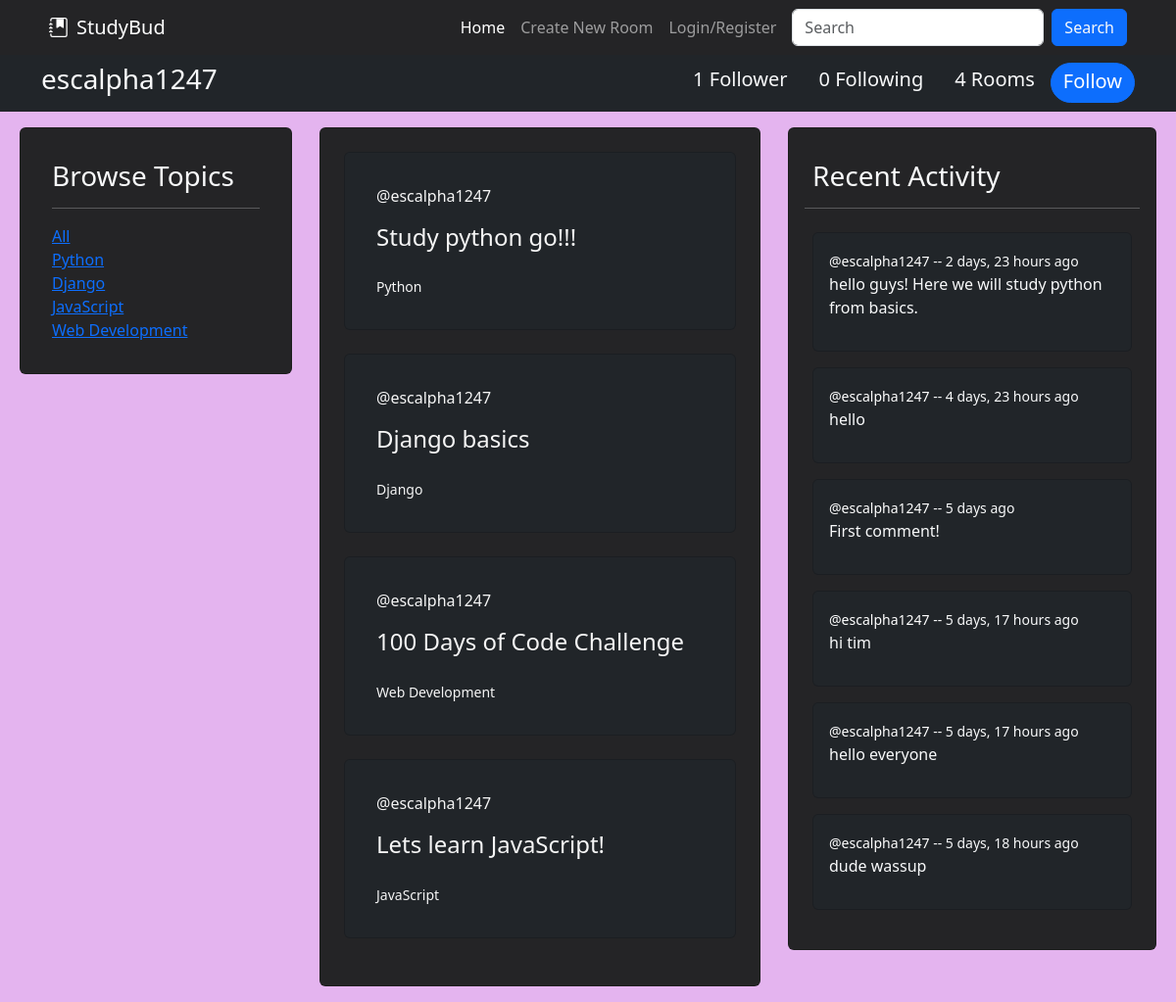
Page /profile/1/ on the committed database.
### base/models.py (models this page shows, shortened)
class Topic(models.Model):
    name = models.CharField(max_length=200)

class Room(models.Model):
    host = models.ForeignKey(User, on_delete=models.SET_NULL, null=True)
    topic = models.ForeignKey(Topic, on_delete=models.SET_NULL, null=True)
    name = models.CharField(max_length=200)
    description = models.TextField(null=True, blank=True) # Null is allowed, by default is false!
    participants = models.ManyToManyField(User, related_name='participants', blank=True)
    updated = models.DateTimeField(auto_now=True) # takes snapshot everytime its saved
    created = models.DateTimeField(auto_now_add=True) # only takes snapshot when saved first time
    class Meta:
        ordering = ['-updated', '-created'] # '-' sign makes newer one come at top

class Message(models.Model):
    user = models.ForeignKey(User, on_delete=models.CASCADE)
    room = models.ForeignKey(Room, on_delete=models.CASCADE) # This will delete all messages in a room after the room is deleted.
    body = models.TextField() # required
    updated = models.DateTimeField(auto_now=True) # takes snapshot everytime its saved
    created = models.DateTimeField(auto_now_add=True) # only takes snapshot when saved first time
    class Meta:
        ordering = ['-updated', '-created']
    def __str__(self):
        return self.body[0:50] # we want only first 50 messages for preview

### base/views.py (the view)
# urls.py: path('profile/<str:pk>/', views.userProfile, name="profile"),
def userProfile(request, pk):
    q = request.GET.get('q') if request.GET.get('q') != None else ''
    user = User.objects.get(id=pk)
    follower = request.user.username
    topics = Topic.objects.all()
    rooms = user.room_set.filter(
        Q(name__icontains=q),
    )[:6]
    room_messages = user.message_set.filter(
        Q(body__icontains=q),
        Q(room__name__icontains=q),
    )[:6]
    if FollowersCount.objects.filter(follower=follower, user=user.username).first():
        button_text = "Unfollow"
    else:
        button_text = "Follow"
    user_followers = len(FollowersCount.objects.filter(user=user.username))
    user_following = len(FollowersCount.objects.filter(follower=user.username))
    user_rooms = len(Room.objects.filter(host=user.id))
    context = {'user':user, 'topics':topics, 'rooms':rooms, 'room_messages':room_messages, 'button_text':button_text, 'user_rooms':user_rooms, 'user_followers':user_followers, 'user_following':user_following}
    return render(request, 'base/user.html', context)

### base/templates/base/user.html (shortened to what this page needs)
{% extends 'main.html' %}
{% load static %}
{% block content %}
{% if rq == "account" %}
<div class="container-fluid px-0">
    <nav class="navbar navbar-expand-lg navbar-dark bg-dark text-light">
        <div class="container">
            <h3>{{ user.username }}</h3>
            <button class="navbar-toggler" data-bs-toggle="collapse" data-bs-target="#navmenu">
                <span class="navbar-toggler-icon"></span>
            </button>
            <div class="collapse navbar-collapse" id="navmenu">
                <ul class="navbar-nav ms-auto">
                    <li class="nav-item px-3"><h5>Followers</h5></li>
                    <li class="nav-item px-3"><h5>Following</h5></li>
                    <li class="nav-item px-3"><h5>Posts</h5></li>
                </ul>
            </div>
        </div>
    </nav>
    <div class="container-fluid px-4 py-0">
        <div class="row px-3">
            <div class="col-3 p-2">
                <div class="card py-2">
                    <div class="card-body">
                        <h3 class="card-title">Following</h3>
                        <hr>
                    </div>
                </div>
            </div>
            <div class="col-5 p-2">
                <div class="card py-2">
                    <div class="card-body">
                        <h3 class="card-title">For You</h3>
                        <hr>
                    </div>
                </div>
            </div>
            <div class="col-4 p-2">
                <div class="card py-2">
                    <div class="card-body">
                        <h3 class="card-title">Recent Posts</h3>
                        <hr>
                    </div>
                </div>
            </div>
        </div>
    </div>
</div>
{%else%}
<div class="container-fluid px-0">
    <nav class="navbar navbar-expand-lg navbar-dark bg-dark text-light">
        <div class="container">
            <h3>{{ user.username }}</h3>
            <div class="collapse navbar-collapse" id="navmenu">
                <ul class="navbar-nav ms-auto">
                    {% if user_followers == 1 %}
                    <li class="nav-item px-3"style="margin: auto;"><h5>{{user_followers}} Follower</h5></li>
                    {%else%}
                    <li class="nav-item px-3"style="margin: auto;"><h5>{{user_followers}} Followers</h5></li>
                    {% endif %}
                    <li class="nav-item px-3"style="margin: auto;"><h5>{{user_following}} Following</h5></li>
                    <li class="nav-item px-3" style="margin: auto;"><h5>{{user_rooms}} Rooms</h5></li>
                    {% if request.user.username == user.username %}
                    <button class="btn btn-outline-primary rounded-pill" style="padding-bottom:1px;"><h5>Settings</h5></button>
                    {% else %}
                    <form action="{% url 'follow' user.id %}" method="POST">
                        <button type="submit" class="btn btn-primary rounded-pill" style="padding-bottom:1px;"><h5>{{button_text}}</h5></button>
                    </form>
                    {% endif %}
                </ul>
            </div>
        </div>
    </nav>
    <div class="container-fluid px-4 py-0">
        <div class="row py-2">
            <div class="col-3 p-2">
                {% include 'base/topics_comp.html' %}
            </div>
            <div class="col-5 p-2">
                <div class="container">
                    <div class="card py-4" style="background-color: #242426">
                        {% include 'base/feed_comp.html' %}
                    </div>
                </div>
            </div>
            <div class="col-4 p-2">
                {% include 'base/activity_comp.html' %}
            </div>
        </div>
    </div>
</div>
{%endif%}
{% endblock content %}

### base/templates/base/topics_comp.html
<div class="container px-0 pb-4">
    <div class="card container text-light p-3" style="background-color: #242426;width: 1fr;">
        <div class="card-body">
            <h3 class="card-title">Browse Topics</h3>
            <hr />
            <div class="card-link">
                <a href="?q=">All</a>
            </div>
            {% for topic in topics %}
            <div class="card-link ms-auto">
                <a href="?q={{topic.name}}">{{ topic.name }}</a>
            </div>
            {% endfor %}
        </div>
    </div>
</div>

### base/templates/base/feed_comp.html (shortened to what this page needs)
<div class="row px-4">
    {% for room in rooms %}
    <div class="container pb-4">
        <div class="card bg-dark text-light p-3">
            <div class="card-body">
                <span class="card-link"><a style="color: whitesmoke; text-decoration: none;" href="{% url 'profile' room.host.id %}">@{{ room.host.username }}</a></span>
                <h4 class="card-title py-3">
                    <a href="{% url 'room' room.id %}" style="color: whitesmoke; text-decoration: none;" class="">{{ room.name }}</a>
                </h4>
                <small class="card-subtitle card-link mb-2 text-light"><a style="color: whitesmoke; text-decoration: none;" href="{% url 'home' %}?q={{room.topic.name}}">{{ room.topic.name }}</a></small>
            </div>
        </div>
    </div>
    {% endfor %}
</div>

### base/templates/base/activity_comp.html (shortened to what this page needs)
<div class="container px-0 pb-4" style="width: 1fr;">
    <div class="card container text-light p-3" style="background-color: #242426;">
        <div class="card-body px-0">
            <h3 class="card-title px-2">Recent Activity</h3>
            <hr />
            {% for message in room_messages %}
                <div class="container-fluid p-2">
                    <div class="card bg-dark text-light">
                        <div class="card-body">
                            <small class="card-link"><a href="{% url 'profile' message.user.id %}" class="links">@{{message.user}}</a> -- {{message.created|timesince}} ago</small>
                            <p>{{message}}</p>
                        </div>
                    </div>
                </div>
            {% endfor %}
        </div>
    </div>
</div>

### static/styles/main.css (style rules this page uses)
body { background-color:#e4b4ef; }

### base/templates/base/activity_comp.html (style rules this page uses)
.links { color: white; text-decoration: none; }

### rows in the picture
Topic: name "Python"
Topic: name "Django"
Topic: name "JavaScript"
Topic: name "Web Development"
Room: host.username "escalpha1247", name "Study python go!!!", topic.name "Python"
Room: host.username "escalpha1247", name "Django basics", topic.name "Django"
Room: host.username "escalpha1247", name "100 Days of Code Challenge", topic.name "Web Development"
Room: host.username "escalpha1247", name "Lets learn JavaScript!", topic.name "JavaScript"
Message: user "escalpha1247", created "2 days, 23 hours", body "hello guys! Here we will study python from basics."
Message: user "escalpha1247", created "4 days, 23 hours", body "hello"
Message: user "escalpha1247", created "5 days", body "First comment!"
Message: user "escalpha1247", created "5 days, 17 hours", body "hi tim"
Message: user "escalpha1247", created "5 days, 17 hours", body "hello everyone"
Message: user "escalpha1247", created "5 days, 18 hours", body "dude wassup"

### other values in the picture
{{ user.username }} "escalpha1247"
{{ user_followers }} "1"
{{ user_following }} "0"
{{ user_rooms }} "4"
{{ button_text }} "Follow"
